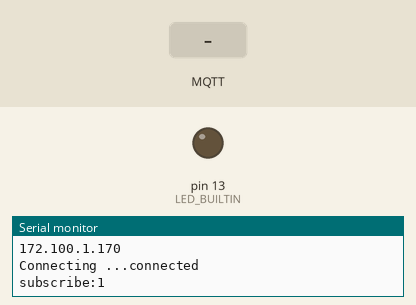
Recording of a sketch running on a simulated Arduino Uno, built for the host (arithmetic inside an expression is 32-bit, double 64-bit). On the bench: output pins drawn as LEDs (lit = HIGH), the last lines printed to the serial monitor. Inputs (shaded band) come from the test bench. WiFi joins after 1.5 s; servers stay silent unless stated; no MQTT or app messages arrive unless stated.

Above: at 1.2 s.
1.3 s: MQTT message "1" arrives on the first subscribed topic
At 1.9 s:
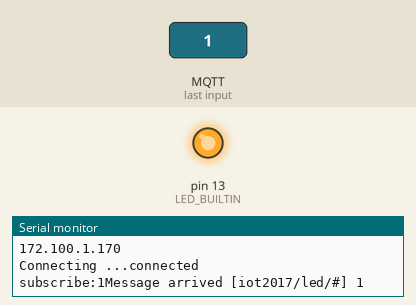
2.8 s: MQTT message "0" arrives on the first subscribed topic
At 4.0 s:
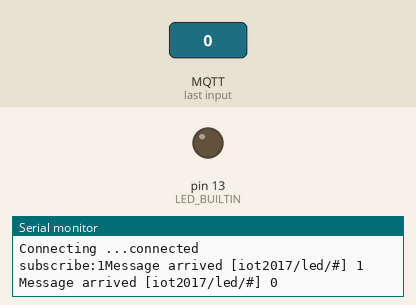
4.3 s: MQTT message "2" arrives on the first subscribed topic
At 5.4 s:
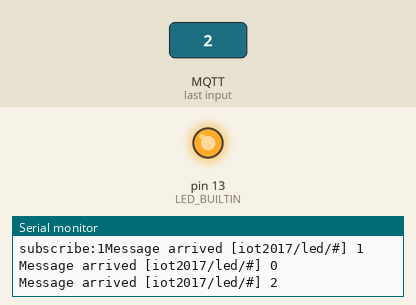
Timing chart, 0 to 7.3 s (numbered marks = the images above; inputs shaded):
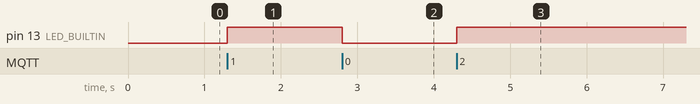

The sketch:

MQTT_Arduino1.ino
```cpp
#include <SPI.h>
#include <Ethernet.h>
#include <PubSubClient.h>

// Direccion MAC
byte mac[] = { 0xDE, 0xAD, 0xBE, 0xEF, 0xFE, 0xED };

// IP del servidor
IPAddress mqtt_server(172, 100, 1, 100);
IPAddress ip(172, 100, 1, 170);
int estado = 1;

// Topic con el que trabajamos
const char* topicName = "iot2017/led/#";
const char* topicName2 = "iot2017/led/3";

EthernetClient ethClient;
PubSubClient client(ethClient);

void setup()
{
  pinMode(LED_BUILTIN, OUTPUT);
  Serial.begin(9600);
  Ethernet.begin(mac,ip);
  Serial.println(Ethernet.localIP());
  /**
  if (Ethernet.begin(mac) == 0) {
    Serial.println("Failed to configure Ethernet using DHCP");
  }
  **/
  client.setServer(mqtt_server, 1883);
}

void callback(char* topic, byte* payload, unsigned int length) {
  Serial.print("Message arrived [");
  Serial.print(topic);
  Serial.print("] ");
  blink();
  int i=0;
  for (i=0;i<length;i++) {
    Serial.print((char)payload[i]);
  }
  Serial.println();
}

void blink() {
  if (estado == 1){
  digitalWrite(LED_BUILTIN, HIGH);
  estado = 0;
  } else {
    digitalWrite(LED_BUILTIN, LOW);
     estado = 1;
  }
}

void loop()
{


  if (!client.connected()) {
      Serial.print("Connecting ...");
      if (client.connect("arduino_station")) {
        Serial.println("connected");
        boolean sub1 = client.subscribe(topicName);


         Serial.print("subscribe:");
          Serial.print(sub1);
         client.setCallback (callback);

      } else {
        delay(5000);
      }

  }/*else {
     client.publish(topicName2,"3,ARDUINOSTATION,Esta es una prueba desde arduino .........");
   }*/

  // Cliente a la escucha
  client.loop();
}
```

Measured:
- after the input at 1.3 s, pin 13 (LED_BUILTIN): LOW → HIGH at once
- after the input at 2.8 s, pin 13 (LED_BUILTIN): HIGH → LOW at once
- after the input at 4.3 s, pin 13 (LED_BUILTIN): LOW → HIGH at once
